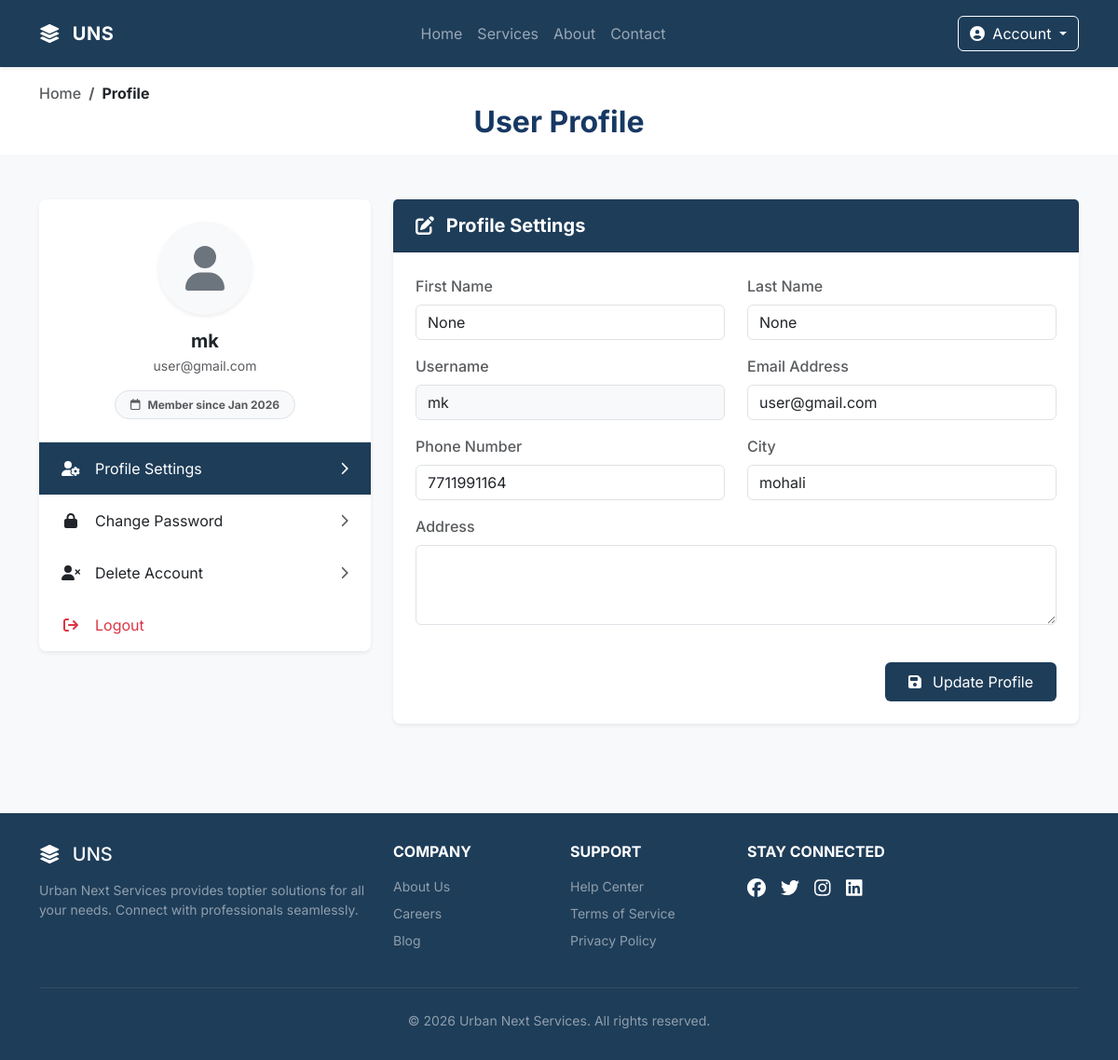
/profile/ (signed in), run on the app's committed database.
### accounts/models.py (models this page shows, shortened)
class User(models.Model):
    ROLE_CHOICES = (
        ('CUSTOMER', 'Customer'),
        ('PROVIDER', 'Provider'),
    )
    username = models.CharField(max_length=120)
    email = models.EmailField(unique=True)
    password = models.CharField(max_length=255)  # store hashed password
    phone = models.IntegerField()
    role = models.CharField(max_length=20, choices=ROLE_CHOICES, default='CUSTOMER')
    first_name = models.CharField(max_length=100, blank=True, null=True)
    last_name = models.CharField(max_length=100, blank=True, null=True)
    city = models.CharField(max_length=100, blank=True, null=True)
    address = models.TextField(blank=True, null=True)
    is_active = models.BooleanField(default=True)
    is_verified = models.BooleanField(default=False)
    created_at = models.DateTimeField(auto_now_add=True)

### accounts/views.py (the view, shortened to what this page needs)
# urls.py: path('profile/', views.profile, name="profile"),
def profile(request):
    user = get_user_from_session(request)
    if not user:
        return redirect('login')
    return render(request, 'accounts/profile.html', {'user': user})

### accounts/views.py (called while the page is built)
def get_user_from_session(request):
    user_id = request.session.get('user_id')
    if user_id:
        try:
            return User.objects.get(id=user_id)
        except User.DoesNotExist:
            return None
    return None

### accounts/templates/accounts/profile.html (shortened to what this page needs)
{% extends "templates/base.html" %}
{% block content %}
<div class="py-3" style="background-color: #ffffffff;">
    <div class="container text-center">
        <nav aria-label="breadcrumb">
            <ol class="breadcrumb mb-0 small fw-medium">
                <li class="breadcrumb-item"><a href="{% url 'uns' %}" class="text-decoration-none text-muted">Home</a>
                </li>
                <li class="breadcrumb-item active fw-bold text-dark" aria-current="page">Profile</li>
            </ol>
            <h2 class="h2 fw-bold mb-0 " style="color: #173863;">User Profile </h2>
        </nav>
    </div>
</div>
<div class="container mt-5 mb-5" style="min-height: 50vh;">
    <div class="row">
        <div class="col-lg-4 mb-4">
            <div class="card shadow-sm border-0 rounded-3 overflow-hidden">
                <div class="card-body p-4 text-center bg-white">
                    <div class="mb-3 position-relative d-inline-block">
                        <div class="rounded-circle bg-light d-flex align-items-center justify-content-center mx-auto shadow-sm"
                            style="width: 100px; height: 100px; border: 4px solid #f8f9fa;">
                            <i class="fa-solid fa-user fa-3x text-secondary"></i>
                        </div>
                    </div>
                    <h5 class="fw-bold mb-1 text-dark">{{ user.username }}</h5>
                    <p class="text-muted small mb-2">{{ user.email }}</p>
                    <p class="card-text small text-muted badge bg-light text-dark py-2 px-3 rounded-pill mt-2 border">
                        <i class="fa-regular fa-calendar me-2"></i>Member since {{ user.created_at|date:"M Y" }}
                    </p>
                </div>
                <div class="list-group list-group-flush border-top">
                    <button
                        class="list-group-item list-group-item-action py-3 px-4 border-0 d-flex align-items-center justify-content-between nav-tab-btn active"
                        data-target="profile-tab" style="background-color: #1e3d59; color: white;">
                        <span class="d-flex align-items-center"><i class="fa-solid fa-user-gear me-3"
                                style="width: 20px;"></i> Profile Settings</span>
                        <i class="fa-solid fa-chevron-right small"></i>
                    </button>
                    <button
                        class="list-group-item list-group-item-action py-3 px-4 border-0 d-flex align-items-center justify-content-between nav-tab-btn"
                        data-target="password-tab">
                        <span class="d-flex align-items-center"><i class="fa-solid fa-lock me-3  "
                                style="width: 20px;"></i> Change Password</span>
                        <i class="fa-solid fa-chevron-right small text-muted"></i>
                    </button>
                    <button
                        class="list-group-item list-group-item-action py-3 px-4 border-0 d-flex align-items-center justify-content-between nav-tab-btn"
                        data-target="delete-tab">
                        <span class="d-flex align-items-center"><i class="fa-solid fa-user-xmark me-3  "
                                style="width: 20px;"></i> Delete Account</span>
                        <i class="fa-solid fa-chevron-right small text-muted"></i>
                    </button>
                    <a href="{% url 'logout' %}"
                        class="list-group-item list-group-item-action py-3 px-4 border-0 d-flex align-items-center text-danger">
                        <span class="d-flex align-items-center"><i class="fa-solid fa-arrow-right-from-bracket me-3"
                                style="width: 20px;"></i> Logout</span>
                    </a>
                </div>
            </div>
        </div>
        <div class="col-lg-8">
            <div id="profile-tab" class="tab-content fade-in animation-fade">
                <div class="card shadow-sm border-0 rounded-3">
                    <div class="card-header text-white py-3 ps-4" style="background-color: #1e3d59;">
                        <h5 class="mb-0 fw-bold"><i class="fa-solid fa-pen-to-square me-2"></i> Profile Settings</h5>
                    </div>
                    <div class="card-body p-4">
                        <form method="post">
                            <div class="row">
                                <div class="col-md-6 mb-3">
                                    <label for="first_name" class="form-label text-muted fw-medium">First Name</label>
                                    <input type="text" name="first_name" class="form-control" id="first_name"
                                        value="{{ user.first_name }}">
                                </div>
                                <div class="col-md-6 mb-3">
                                    <label for="last_name" class="form-label text-muted fw-medium">Last Name</label>
                                    <input type="text" name="last_name" class="form-control" id="last_name"
                                        value="{{ user.last_name }}">
                                </div>
                            </div>
                            <div class="row">
                                <div class="col-md-6 mb-3">
                                    <label for="username" class="form-label text-muted fw-medium">Username</label>
                                    <input type="text" name="username" class="form-control bg-light" id="username"
                                        value="{{ user.username }}">
                                </div>
                                <div class="col-md-6 mb-3">
                                    <label for="email" class="form-label text-muted fw-medium">Email Address</label>
                                    <input type="email" name="email" class="form-control" id="email"
                                        value="{{ user.email }}">
                                </div>
                            </div>
                            <div class="row">
                                <div class="col-md-6 mb-3">
                                    <label for="phone" class="form-label text-muted fw-medium">Phone Number</label>
                                    <input type="text" name="phone" class="form-control" id="phone"
                                        value="{{ user.phone }}">
                                </div>
                                <div class="col-md-6 mb-3">
                                    <label for="city" class="form-label text-muted fw-medium">City</label>
                                    <input type="text" name="city" class="form-control" id="city"
                                        value="{{ user.city }}">
                                </div>
                            </div>
                            <div class="row">
                                <div class="col-md-12 mb-3">
                                    <label for="address" class="form-label text-muted fw-medium">Address</label>
                                    <textarea name="address" class="form-control" id="address"
                                        rows="3">{{ user.address }}</textarea>
                                </div>
                            </div>
                            <div class="d-flex justify-content-end mt-4">
                                <button type="submit" class="btn text-white px-4 py-2"
                                    style="background-color: #1e3d59;">
                                    <i class="fa-solid fa-save me-2"></i> Update Profile
                                </button>
                            </div>
                        </form>
                    </div>
                </div>
            </div>
        </div>
    </div>
</div>
{% endblock %}

### static/css/style.css (style rules this page uses)
:root { --primary-color: #1e3d59; --secondary-color: #ff6e40; --light-bg: #f8f9fa; --dark-bg: #111; }
body { font-family: 'Inter', sans-serif; }

### templates/base.html (style rules this page uses)
body { font-family: 'Inter', sans-serif; display: flex; flex-direction: column; min-height: 100vh; background-color: #f8f9fa; }
.nav-link, .btn { transition: all 0.2s ease-in-out; }

### accounts/templates/accounts/profile.html (style rules this page uses)
.nav-tab-btn { transition: all 0.2s ease-in-out; }
.animation-fade { animation: fadeIn 0.3s ease-in-out; }

### data on the page
User: username "mk", email "user@gmail.com", created_at "Jan 2026", first_name "None", last_name "None", phone "7711991164", city "mohali"
